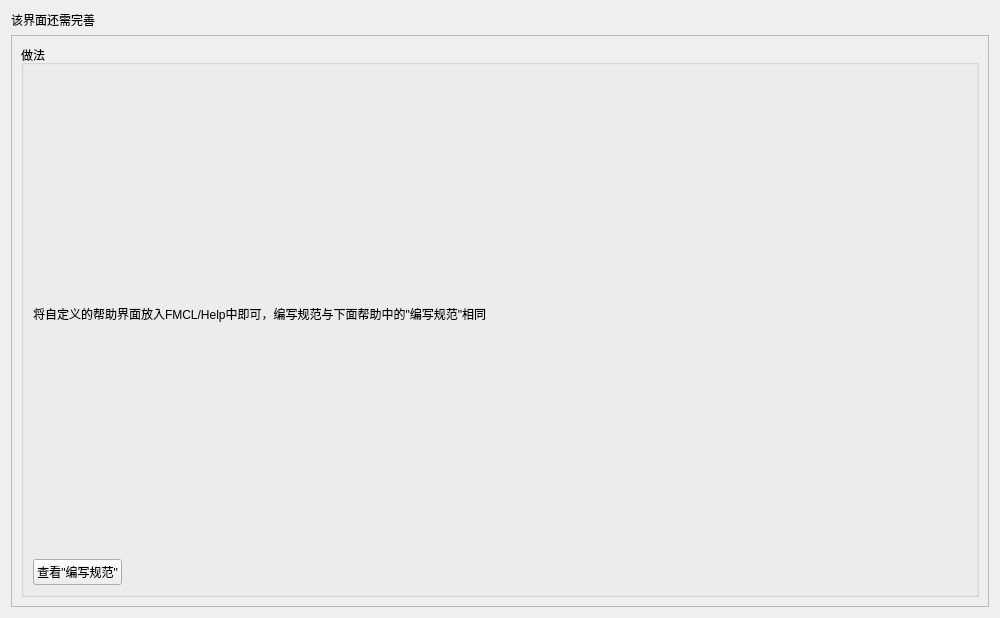
<?xml version="1.0" encoding="UTF-8"?>
<ui version="4.0">
 <class>CustomHelp</class>
 <widget class="QWidget" name="CustomHelp">
  <property name="geometry">
   <rect>
    <x>0</x>
    <y>0</y>
    <width>1000</width>
    <height>618</height>
   </rect>
  </property>
  <property name="windowTitle">
   <string>自定义帮助</string>
  </property>
  <layout class="QGridLayout" name="gridLayout">
   <item row="0" column="0">
    <widget class="QLabel" name="label_3">
     <property name="text">
      <string>该界面还需完善</string>
     </property>
     <property name="wordWrap">
      <bool>true</bool>
     </property>
    </widget>
   </item>
   <item row="1" column="0">
    <widget class="QScrollArea" name="scrollArea">
     <property name="widgetResizable">
      <bool>true</bool>
     </property>
     <widget class="QWidget" name="scrollAreaWidgetContents">
      <property name="geometry">
       <rect>
        <x>0</x>
        <y>0</y>
        <width>980</width>
        <height>580</height>
       </rect>
      </property>
      <layout class="QGridLayout" name="gridLayout_4">
       <item row="0" column="0">
        <widget class="QGroupBox" name="groupBox">
         <property name="title">
          <string>做法</string>
         </property>
         <layout class="QGridLayout" name="gridLayout_2">
          <item row="1" column="0">
           <widget class="QPushButton" name="pb_lookup">
            <property name="text">
             <string>查看&quot;编写规范&quot;</string>
            </property>
           </widget>
          </item>
          <item row="1" column="1">
           <spacer name="horizontalSpacer">
            <property name="orientation">
             <enum>Qt::Horizontal</enum>
            </property>
            <property name="sizeHint" stdset="0">
             <size>
              <width>40</width>
              <height>20</height>
             </size>
            </property>
           </spacer>
          </item>
          <item row="0" column="0" colspan="2">
           <widget class="QLabel" name="label">
            <property name="text">
             <string>将自定义的帮助界面放入FMCL/Help中即可，编写规范与下面帮助中的&quot;编写规范&quot;相同</string>
            </property>
            <property name="wordWrap">
             <bool>true</bool>
            </property>
           </widget>
          </item>
         </layout>
        </widget>
       </item>
      </layout>
     </widget>
    </widget>
   </item>
  </layout>
 </widget>
 <resources/>
 <connections/>
</ui>
